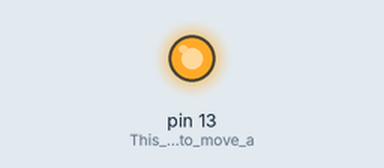
The sketch below on a simulated Arduino Uno, built with avr-gcc and run on an emulated ATmega328P. On the bench: output pins drawn as LEDs (lit = HIGH).

Above: at 0.1 s.
Timing chart, 0 to 1.6 s (numbered marks = the images above):
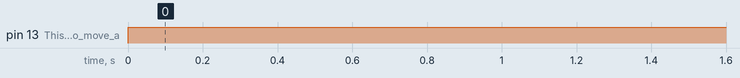

Measured:
- by itself, pin 13 (This_allows_13_to_move_a): LOW → HIGH at 0.00 s

The sketch:

FlashLight.ino
```cpp
void setup()
{
 pinMode(13,OUTPUT); //This allows 13 to move a lot of electricity (a lot of amps)
}


void loop()
{
  digitalWrite(13,HIGH); //This raises pin 13 to 5V
 delay(10); //This keeps your arduino from bricking
}
```
